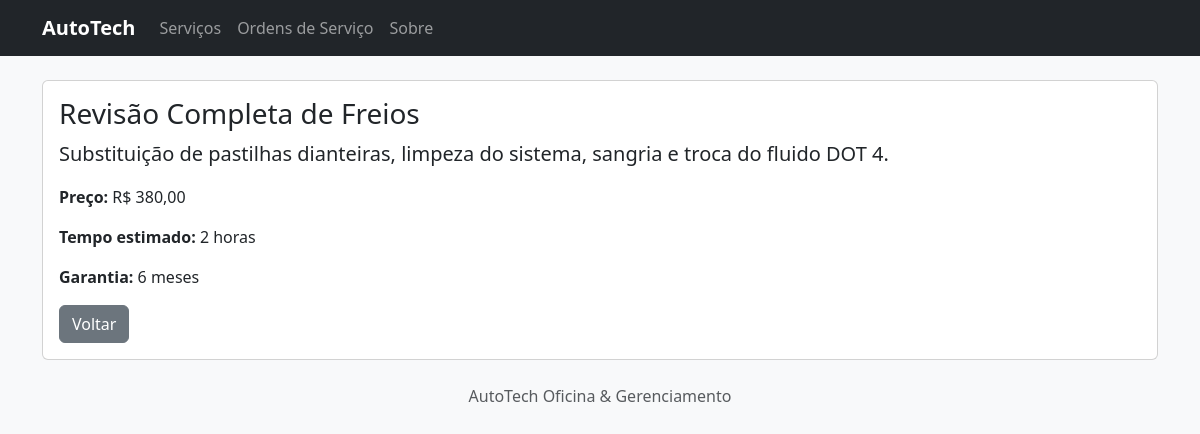
The page /servico/1 on the database its author committed.
### tables this page shows
CREATE TABLE servicos (
    id        INTEGER PRIMARY KEY AUTOINCREMENT,
    nome      TEXT NOT NULL UNIQUE,
    preco     REAL NOT NULL,
    tempo     TEXT NOT NULL,
    descricao TEXT NOT NULL,
    garantia  TEXT NOT NULL
);

### app.py (the view)
@app.route("/servico/<int:id>")
def detalhe_servico(id):
    servico = db_sql.buscar_servico(id)
    if not servico:
        abort(404)
    return render_template("detalhe_servico.html", servico=servico)

### app.py (called while the page is built)
@app.template_filter("brl")
def brl(valor):
    return f"R$ {valor:.2f}".replace(".", ",")

### db_sql.py (called while the page is built)
def get_db():
    if "db" not in g:
        g.db = sqlite3.connect(current_app.config["DATABASE"])
        g.db.row_factory = sqlite3.Row
        g.db.execute("PRAGMA foreign_keys = ON")
    return g.db

def buscar_servico(id):
    return get_db().execute("SELECT * FROM servicos WHERE id = ?", (id,)).fetchone()

### templates/detalhe_servico.html (shortened to what this page needs)
{% extends "base.html" %}
{% block content %}
<div class="card">
    <div class="card-body">
        <h1 class="h3">{{ servico.nome }}</h1>
        <p class="lead">{{ servico.descricao }}</p>
        <p><strong>Preço:</strong> {{ servico.preco|brl }}</p>
        <p><strong>Tempo estimado:</strong> {{ servico.tempo }}</p>
        <p><strong>Garantia:</strong> {{ servico.garantia }}</p>
        <a href="{{ url_for('index') }}" class="btn btn-secondary">Voltar</a>
    </div>
</div>
{% endblock %}

### rows shown on the page
servicos: nome "Revisão Completa de Freios", descricao "Substituição de pastilhas dianteiras, limpeza do sistema, sangria e troca do fluido DOT 4.", preco|brl "R$ 380,00", tempo "2 horas", garantia "6 meses"
